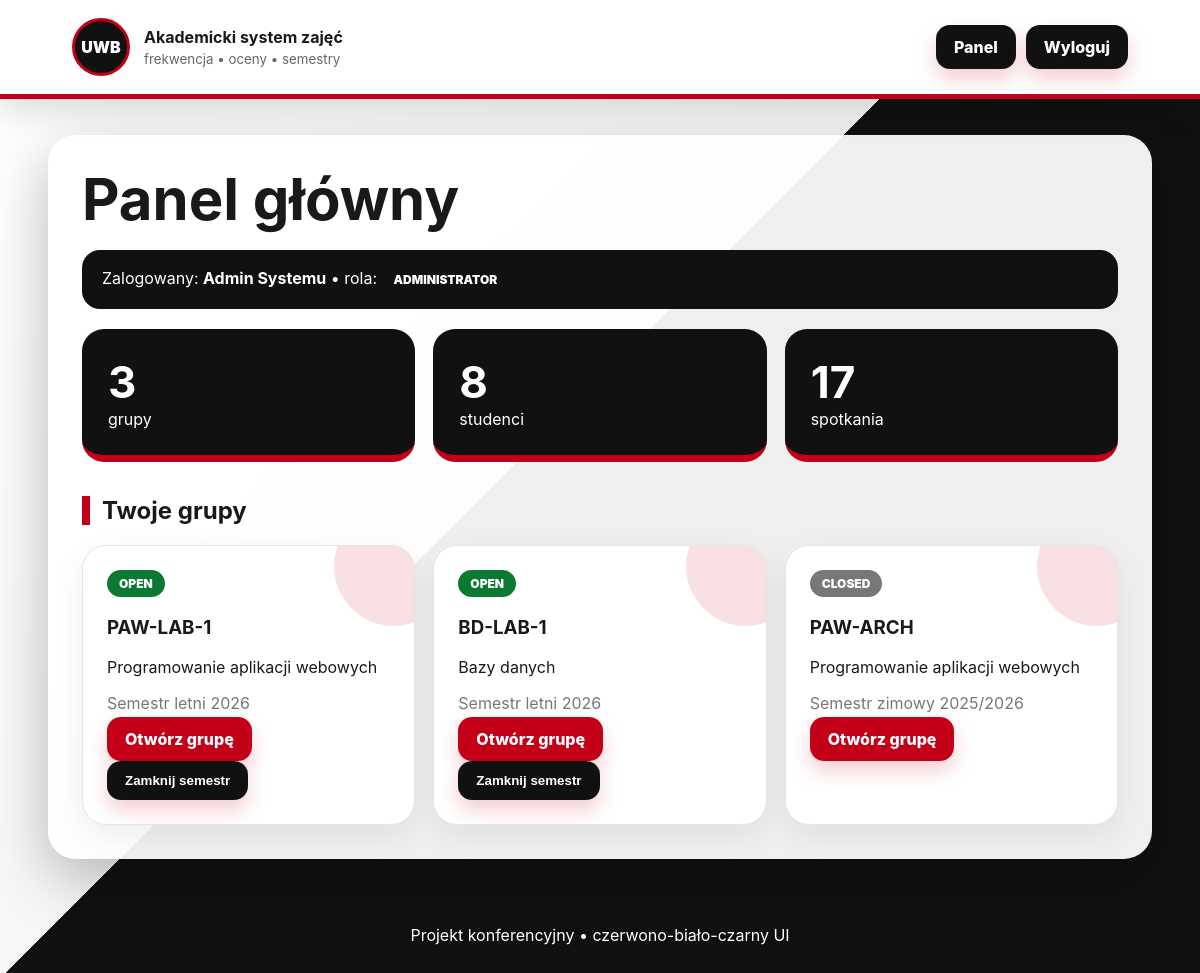
The app's page /dashboard (signed in) with its own data.
### tables this page shows
CREATE TABLE users (
        id INTEGER PRIMARY KEY AUTOINCREMENT,
        name TEXT NOT NULL,
        email TEXT UNIQUE NOT NULL,
        password_hash TEXT NOT NULL,
        role TEXT NOT NULL CHECK(role IN ('ADMINISTRATOR','PROWADZACY','STUDENT'))
    );

CREATE TABLE groups (
        id INTEGER PRIMARY KEY AUTOINCREMENT,
        name TEXT NOT NULL,
        course_id INTEGER NOT NULL,
        semester_id INTEGER NOT NULL,
        FOREIGN KEY(course_id) REFERENCES courses(id),
        FOREIGN KEY(semester_id) REFERENCES semesters(id)
    );

CREATE TABLE semesters (
        id INTEGER PRIMARY KEY AUTOINCREMENT,
        name TEXT NOT NULL,
        status TEXT NOT NULL CHECK(status IN ('OPEN','CLOSED'))
    );

CREATE TABLE courses (
        id INTEGER PRIMARY KEY AUTOINCREMENT,
        name TEXT NOT NULL,
        code TEXT NOT NULL
    );

### app.py (the view)
@app.route('/dashboard')
@login_required
def dashboard():
    u=current_user(); con=db(); groups=allowed_groups(con,u)
    stats={'groups':len(groups), 'students':con.execute("SELECT COUNT(*) c FROM users WHERE role='STUDENT'").fetchone()['c'], 'meetings':con.execute('SELECT COUNT(*) c FROM meetings').fetchone()['c']}
    con.close(); return render_template('dashboard.html', groups=groups, stats=stats)

### app.py (called while the page is built, shortened)
def db():
    con = sqlite3.connect(DB_PATH)
    con.row_factory = sqlite3.Row
    return con

def current_user():
    if 'user_id' not in session: return None
    con = db(); u = con.execute('SELECT * FROM users WHERE id=?', (session['user_id'],)).fetchone(); con.close(); return u

@app.context_processor
def inject(): return {'me': current_user()}

def login_required(fn):
    @wraps(fn)
    def wrapper(*a, **kw):
        if not current_user(): return redirect(url_for('login'))
        return fn(*a, **kw)
    return wrapper

def allowed_groups(con, user):
    if user['role']=='ADMINISTRATOR':
        return con.execute('SELECT g.*, c.name course, s.name semester, s.status FROM groups g JOIN courses c ON c.id=g.course_id JOIN semesters s ON s.id=g.semester_id ORDER BY g.id').fetchall()

### templates/dashboard.html
{% extends 'base.html' %}{% block content %}<h1>Panel główny</h1><div class="profile">Zalogowany: <b>{{me.name}}</b> • rola: <span class="badge">{{me.role}}</span></div><div class="stats"><div><b>{{stats.groups}}</b><span>grupy</span></div><div><b>{{stats.students}}</b><span>studenci</span></div><div><b>{{stats.meetings}}</b><span>spotkania</span></div></div><h2>Twoje grupy</h2><div class="grid">{% for g in groups %}<article class="card group-card"><div class="status {{g.status}}">{{g.status}}</div><h3>{{g.name}}</h3><p>{{g.course}}</p><p class="muted">{{g.semester}}</p><a class="button" href="{{url_for('group_detail',group_id=g.id)}}">Otwórz grupę</a>{% if me.role=='ADMINISTRATOR' and g.status=='OPEN' %}<form method="post" action="{{url_for('close_semester',semester_id=g.semester_id)}}"><button class="secondary">Zamknij semestr</button></form>{% endif %}</article>{% endfor %}</div>{% endblock %}

### static/css/style.css (style rules this page uses)
:root { --red:#c40018;--dark:#121212;--soft:#f6f6f6;--line:#e6e6e6 }
* { box-sizing:border-box }
body { margin:0;font-family:Inter,Segoe UI,Arial,sans-serif;background:linear-gradient(135deg,#fff 0%,#f7f7f7 45%,#111 45%,#111 100%);min-height:100vh;color:#191919 }
nav a,.button,button { background:var(--red);color:#fff;border:0;border-radius:14px;padding:12px 18px;text-decoration:none;font-weight:800;cursor:pointer;box-shadow:0 10px 20px #c4001833 }
h1 { font-size:clamp(30px,5vw,58px);line-height:1.05;margin:0 0 18px }
h2 { border-left:8px solid var(--red);padding-left:12px;margin-top:34px }
.card { background:#fff;border:1px solid var(--line);border-radius:24px;padding:24px;box-shadow:0 10px 30px #0001 }
.hint,.muted { color:#777 }
.profile { background:#111;color:#fff;border-radius:18px;padding:16px 20px;margin:20px 0 }
.badge,.status { display:inline-block;border-radius:999px;background:#111;color:#fff;padding:6px 12px;font-size:12px;font-weight:900 }
.OPEN { background:#0a7a32 }
.CLOSED { background:#777 }
.stats { display:grid;grid-template-columns:repeat(3,1fr);gap:18px }
.stats div { background:#111;color:#fff;border-radius:22px;padding:26px;border-bottom:7px solid var(--red) }
.stats b { font-size:44px;display:block }
.grid { display:grid;grid-template-columns:repeat(auto-fit,minmax(250px,1fr));gap:18px }
.group-card { position:relative;overflow:hidden }
.group-card:before { content:"";position:absolute;right:-40px;top:-40px;width:120px;height:120px;background:var(--red);border-radius:50%;opacity:.12 }
.secondary { background:#111;margin-top:12px }

### records on screen
users: name "Admin Systemu", role "ADMINISTRATOR"
groups: status "OPEN", name "PAW-LAB-1", course "Programowanie aplikacji webowych", semester "Semestr letni 2026"
groups: status "OPEN", name "BD-LAB-1", course "Bazy danych", semester "Semestr letni 2026"
groups: status "CLOSED", name "PAW-ARCH", course "Programowanie aplikacji webowych", semester "Semestr zimowy 2025/2026"

### other values on screen
{{ stats.groups }} "3"
{{ stats.students }} "8"
{{ stats.meetings }} "17"
